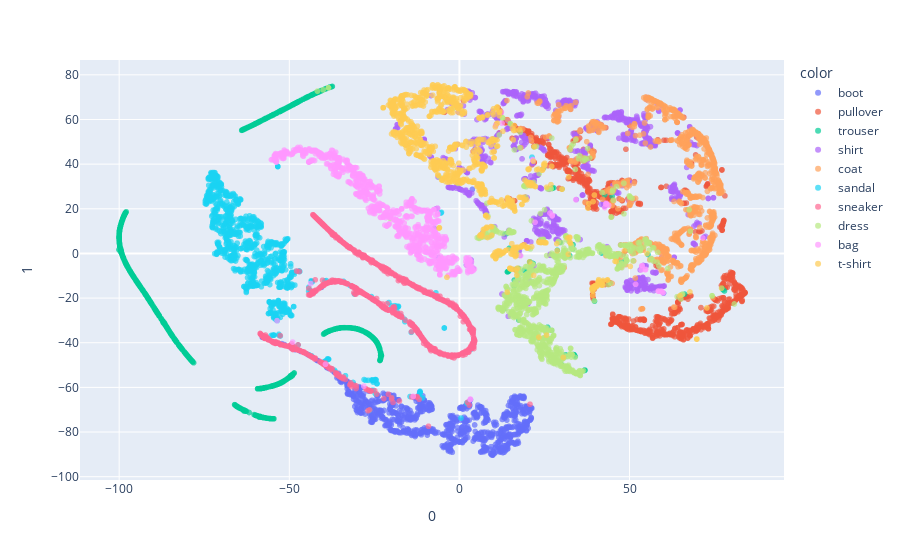

Write notebook code for a chart like this one.
### Markdown cell above
### t-SNE

### Code cell
from sklearn.manifold import TSNE

tsne = TSNE(n_components=2)
encoded_samples_reduced_TSNE = tsne.fit_transform(encoded_samples)
fig3a = px.scatter(encoded_samples_reduced_TSNE, x=0, y =1, 
    color=[label_names[l] for l in encoded_samples.label.to_numpy()], opacity=0.7)
fig3a.show()
fig3a.write_image(f'images_L1/10D_finetuned_TSNE.eps', width=2000, height=700)

# very interesting but computationally expensive
# tsne3 = TSNE(n_components=3)
# encoded_samples_reduced_TSNE3 = tsne3.fit_transform(encoded_samples)
# fig3b = px.scatter_3d(encoded_samples_reduced_TSNE3, x=0, y=1, z=2,
#     color=[label_names[l] for l in encoded_samples.label.to_numpy()], opacity=0.7)
# fig3b.show()

### Figure 1 — Plotly figure (JSON) as saved in the notebook; plotly's stock layout.template omitted (floating-point values rounded to 4 significant figures; data arrays with more than 128 entries replaced by an {"elided": "..."} marker saying what was removed)
{"data": [{"hovertemplate": "color=boot<br>0=%{x}<br>1=%{y}<extra></extra>", "legendgroup": "boot", "marker": {"color": "#636efa", "opacity": 0.7, "symbol": "circle"}, "mode": "markers", "name": "boot", "showlegend": true, "type": "scattergl", "x": {"elided": "1000 float values"}, "xaxis": "x", "y": {"elided": "1000 float values"}, "yaxis": "y"}, {"hovertemplate": "color=pullover<br>0=%{x}<br>1=%{y}<extra></extra>", "legendgroup": "pullover", "marker": {"color": "#EF553B", "opacity": 0.7, "symbol": "circle"}, "mode": "markers", "name": "pullover", "showlegend": true, "type": "scattergl", "x": {"elided": "1000 float values"}, "xaxis": "x", "y": {"elided": "1000 float values"}, "yaxis": "y"}, {"hovertemplate": "color=trouser<br>0=%{x}<br>1=%{y}<extra></extra>", "legendgroup": "trouser", "marker": {"color": "#00cc96", "opacity": 0.7, "symbol": "circle"}, "mode": "markers", "name": "trouser", "showlegend": true, "type": "scattergl", "x": {"elided": "1000 float values"}, "xaxis": "x", "y": {"elided": "1000 float values"}, "yaxis": "y"}, {"hovertemplate": "color=shirt<br>0=%{x}<br>1=%{y}<extra></extra>", "legendgroup": "shirt", "marker": {"color": "#ab63fa", "opacity": 0.7, "symbol": "circle"}, "mode": "markers", "name": "shirt", "showlegend": true, "type": "scattergl", "x": {"elided": "1000 float values"}, "xaxis": "x", "y": {"elided": "1000 float values"}, "yaxis": "y"}, {"hovertemplate": "color=coat<br>0=%{x}<br>1=%{y}<extra></extra>", "legendgroup": "coat", "marker": {"color": "#FFA15A", "opacity": 0.7, "symbol": "circle"}, "mode": "markers", "name": "coat", "showlegend": true, "type": "scattergl", "x": {"elided": "1000 float values"}, "xaxis": "x", "y": {"elided": "1000 float values"}, "yaxis": "y"}, {"hovertemplate": "color=sandal<br>0=%{x}<br>1=%{y}<extra></extra>", "legendgroup": "sandal", "marker": {"color": "#19d3f3", "opacity": 0.7, "symbol": "circle"}, "mode": "markers", "name": "sandal", "showlegend": true, "type": "scattergl", "x": {"elided": "1000 float values"}, "xaxis": "x", "y": {"elided": "1000 float values"}, "yaxis": "y"}, {"hovertemplate": "color=sneaker<br>0=%{x}<br>1=%{y}<extra></extra>", "legendgroup": "sneaker", "marker": {"color": "#FF6692", "opacity": 0.7, "symbol": "circle"}, "mode": "markers", "name": "sneaker", "showlegend": true, "type": "scattergl", "x": {"elided": "1000 float values"}, "xaxis": "x", "y": {"elided": "1000 float values"}, "yaxis": "y"}, {"hovertemplate": "color=dress<br>0=%{x}<br>1=%{y}<extra></extra>", "legendgroup": "dress", "marker": {"color": "#B6E880", "opacity": 0.7, "symbol": "circle"}, "mode": "markers", "name": "dress", "showlegend": true, "type": "scattergl", "x": {"elided": "1000 float values"}, "xaxis": "x", "y": {"elided": "1000 float values"}, "yaxis": "y"}, {"hovertemplate": "color=bag<br>0=%{x}<br>1=%{y}<extra></extra>", "legendgroup": "bag", "marker": {"color": "#FF97FF", "opacity": 0.7, "symbol": "circle"}, "mode": "markers", "name": "bag", "showlegend": true, "type": "scattergl", "x": {"elided": "1000 float values"}, "xaxis": "x", "y": {"elided": "1000 float values"}, "yaxis": "y"}, {"hovertemplate": "color=t-shirt<br>0=%{x}<br>1=%{y}<extra></extra>", "legendgroup": "t-shirt", "marker": {"color": "#FECB52", "opacity": 0.7, "symbol": "circle"}, "mode": "markers", "name": "t-shirt", "showlegend": true, "type": "scattergl", "x": {"elided": "1000 float values"}, "xaxis": "x", "y": {"elided": "1000 float values"}, "yaxis": "y"}], "layout": {"legend": {"title": {"text": "color"}, "tracegroupgap": 0}, "margin": {"t": 60}, "xaxis": {"anchor": "y", "domain": [0, 1], "title": {"text": "0"}}, "yaxis": {"anchor": "x", "domain": [0, 1], "title": {"text": "1"}}}}
